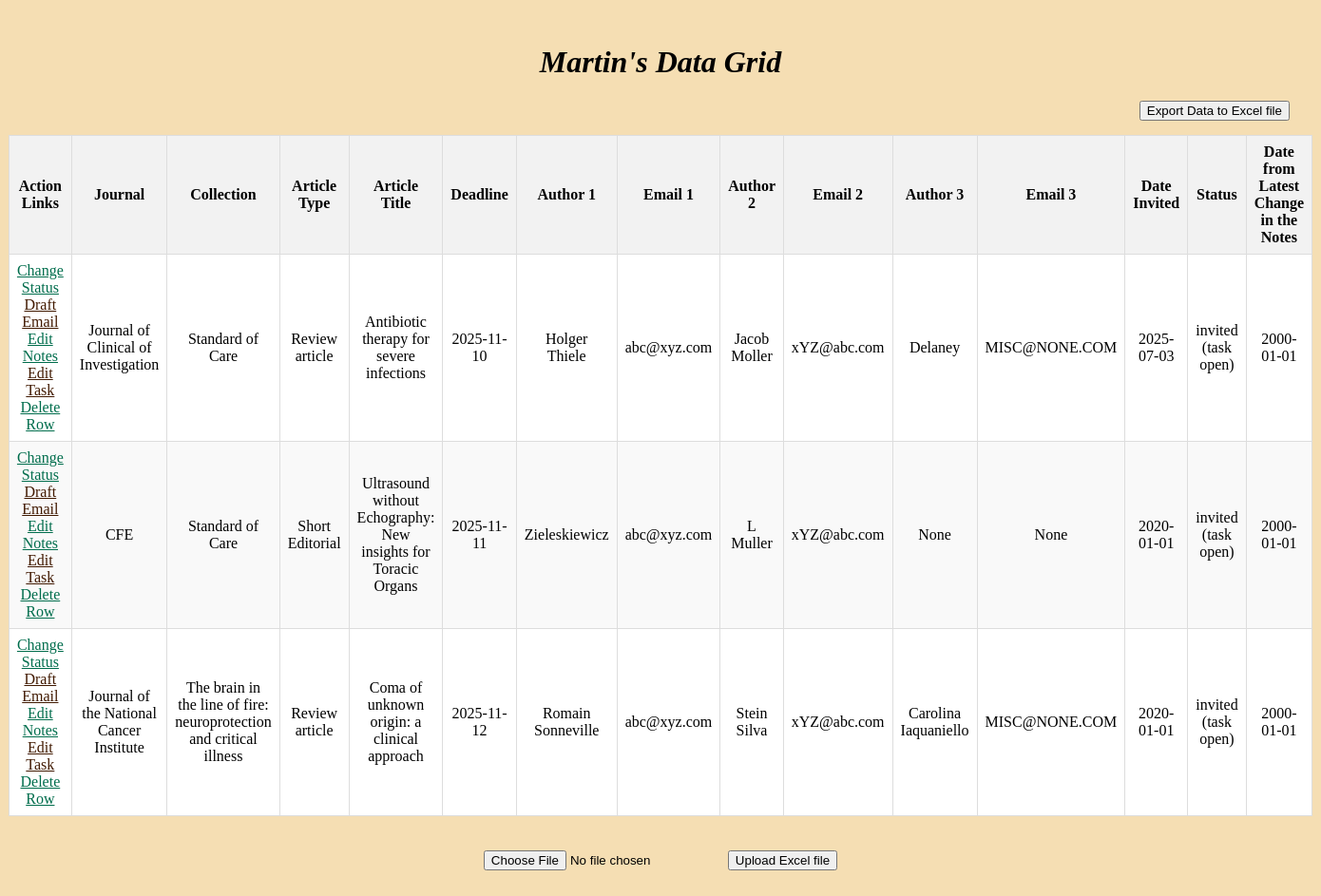
The page / on the database its author committed.
### app.py (models this page shows, shortened)
class Task(db.Model):
    id = db.Column(db.Integer, primary_key=True)
    journal = db.Column(db.String(100), nullable=False)
    collection = db.Column(db.String(50))
    type = db.Column(db.String(50))
    title = db.Column(db.String(120))
    deadline = db.Column(db.Date)
    author1 = db.Column(db.String(30))
    email1 = db.Column(db.String(30))
    author2 = db.Column(db.String(30))
    email2 = db.Column(db.String(30))
    author3 = db.Column(db.String(30))
    email3 = db.Column(db.String(30))
    date_invited = db.Column(db.Date)
    status = db.Column(db.String(30))
    last_change_in_notes = db.Column(db.Date)
    notes = db.Column(db.String(500))

### app.py (the view)
@app.route('/', methods=['POST', 'GET'])  # type: ignore
def index():
    if request.method == 'POST':
        my_file = request.files.get('file')
        if not my_file or my_file.filename == '':
            return ('No file selected!', 400)
        if my_file.filename.endswith('.xlsx'):  # type: ignore
            import_excel_to_db(my_file)
            return redirect('/')
    else:
        tasks = Task.query.all()
        return render_template('index.html', tasks=tasks)

### templates/index.html (shortened to what this page needs)
{% extends 'base.html' %}
{% block body %}
<div class="content">
    <br>
    <h1><i>Martin's Data Grid</i></h1>
    {% if tasks | length < 1 %}
    <h3>The grid is not populated. Please add a csv file.</h3>
    {% else %}
    <a href="{{ url_for('export_excel') }}">
        <button class="right-button">Export Data to Excel file</button>
    </a>
    <br><br>
    <table>
        <thead>
            <tr>
                <th>Action Links</th>
                <th>Journal</th>
                <th>Collection</th>
                <th>Article Type</th>
                <th>Article Title</th>
                <th>Deadline</th>
                <th>Author 1</th>
                <th>Email 1</th>
                <th>Author 2</th>
                <th>Email 2</th>
                <th>Author 3</th>
                <th>Email 3</th>
                <th>Date Invited</th>
                <th>Status</th>
                <th>Date from Latest Change in the Notes</th>
            </tr>
        </thead>
        <tbody>
            {% for task in tasks %}
            <tr>
                <td>
                    <a class='one' href="{{ url_for('change_status', id=task.id) }}">Change Status</a><br>
                    <a class='two' href="{{ url_for('select_template', task_id=task.id) }}">Draft Email</a><br>
                    <a class='one' href="{{ url_for('edit_notes', id=task.id) }}">Edit Notes</a><br>
                    <a class='two' href="{{ url_for('edit_task', task_id=task.id) }}">Edit Task</a><br>
                    <a class='one' href="{{ url_for('confirm_delete', id=task.id) }}">Delete Row</a>
                </td>
                <td>{{task.journal}}</td>
                <td>{{task.collection}}</td>
                <td>{{task.type}}</td>
                <td>{{task.title}}</td>
                <td>{{task.deadline}}</td>
                <td>{{task.author1}}</td>
                <td>{{task.email1}}</td>
                <td>{{task.author2}}</td>
                <td>{{task.email2}}</td>
                <td>{{task.author3}}</td>
                <td>{{task.email3}}</td>
                <td>{{task.date_invited}}</td>
                <td>{{task.status}}</td>
                <td>{{task.last_change_in_notes}}</td>
            </tr>
            {% endfor %}
        </tbody>
    </table>
    {% endif %}
    <br><br>
        <form style="display: inline-block;" method="post" enctype="multipart/form-data">
            <input type="file" name="file" accept=".xlsx" required>
            <button type="submit">Upload Excel file</button>
        </form>
</div>
<br><br><br>
{% endblock %}

### static/style.css (style rules this page uses)
body { background-color: wheat; }
.content { align-items: center; text-align: center; }
a.one:link { color: #006d4c; }
a.two:link { color: #411900; }
table { background-color: white; border-collapse: collapse; width: 98%; margin-left: auto; margin-right: auto; }
th, td { border: 1px solid #dddddd; text-align: center; padding: 8px; }
th { background-color: #f2f2f2; font-weight: bold; text-align: center; }
tr:nth-child(even) { background-color: #f9f9f9; }
.right-button { margin-right: 25px; float: right; }

### rows shown on the page
Task: journal "Journal of Clinical of Investigation", collection "Standard of Care", type "Review article", title "Antibiotic therapy for severe infections", deadline "2025-11-10", author1 "Holger Thiele", email1 "abc@xyz.com", author2 "Jacob Moller", email2 "xYZ@abc.com", author3 "Delaney", email3 "MISC@NONE.COM", date_invited "2025-07-03", status "invited (task open)", last_change_in_notes "2000-01-01"
Task: journal "CFE", collection "Standard of Care", type "Short Editorial", title "Ultrasound without Echography: New insights for Toracic Organs", deadline "2025-11-11", author1 "Zieleskiewicz", email1 "abc@xyz.com", author2 "L Muller", email2 "xYZ@abc.com", author3 "None", email3 "None", date_invited "2020-01-01", status "invited (task open)", last_change_in_notes "2000-01-01"
Task: journal "Journal of the National Cancer Institute", collection "The brain in the line of fire: neuroprotection and critical illness", type "Review article", title "Coma of unknown origin: a clinical approach", deadline "2025-11-12", author1 "Romain Sonneville", email1 "abc@xyz.com", author2 "Stein Silva", email2 "xYZ@abc.com", author3 "Carolina Iaquaniello", email3 "MISC@NONE.COM", date_invited "2020-01-01", status "invited (task open)", last_change_in_notes "2000-01-01"
